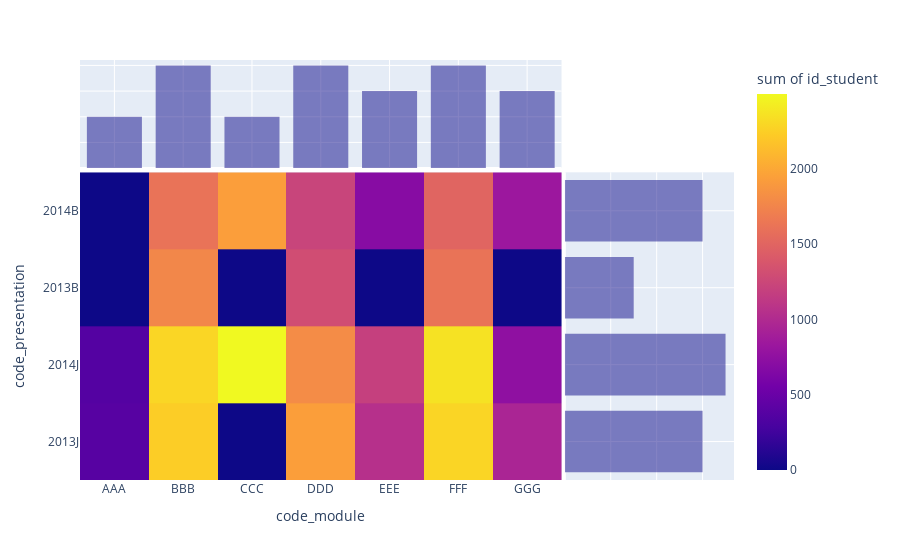

The notebook cell saved with this chart:
### Code cell
fig = px.density_heatmap(student_count_per_module, x='code_module', y='code_presentation', z='id_student', 
                         marginal_x="histogram", marginal_y="histogram")
fig.show()

### Figure 1 — Plotly figure (JSON) as saved in the notebook; plotly's stock layout.template omitted (floating-point values rounded to 4 significant figures)
{"data": [{"coloraxis": "coloraxis", "histfunc": "sum", "hovertemplate": "code_module=%{x}<br>code_presentation=%{y}<br>sum of id_student=%{z}<extra></extra>", "name": "", "type": "histogram2d", "x": ["AAA", "AAA", "BBB", "BBB", "BBB", "BBB", "CCC", "CCC", "DDD", "DDD", "DDD", "DDD", "EEE", "EEE", "EEE", "FFF", "FFF", "FFF", "FFF", "GGG", "GGG", "GGG"], "xaxis": "x", "xbingroup": "x", "y": ["2013J", "2014J", "2013B", "2013J", "2014B", "2014J", "2014B", "2014J", "2013B", "2013J", "2014B", "2014J", "2013J", "2014B", "2014J", "2013B", "2013J", "2014B", "2014J", "2013J", "2014B", "2014J"], "yaxis": "y", "ybingroup": "y", "z": [383, 365, 1767, 2237, 1613, 2292, 1936, 2498, 1303, 1938, 1228, 1803, 1052, 694, 1188, 1614, 2283, 1500, 2365, 952, 833, 749]}, {"alignmentgroup": "True", "bingroup": "x", "hovertemplate": "code_module=%{x}<br>count=%{y}<extra></extra>", "legendgroup": "", "marker": {"color": "#0d0887"}, "name": "", "offsetgroup": "", "opacity": 0.5, "showlegend": false, "type": "histogram", "x": ["AAA", "AAA", "BBB", "BBB", "BBB", "BBB", "CCC", "CCC", "DDD", "DDD", "DDD", "DDD", "EEE", "EEE", "EEE", "FFF", "FFF", "FFF", "FFF", "GGG", "GGG", "GGG"], "xaxis": "x3", "yaxis": "y3"}, {"alignmentgroup": "True", "bingroup": "y", "hovertemplate": "code_presentation=%{y}<br>count=%{x}<extra></extra>", "legendgroup": "", "marker": {"color": "#0d0887"}, "name": "", "offsetgroup": "", "opacity": 0.5, "showlegend": false, "type": "histogram", "xaxis": "x2", "y": ["2013J", "2014J", "2013B", "2013J", "2014B", "2014J", "2014B", "2014J", "2013B", "2013J", "2014B", "2014J", "2013J", "2014B", "2014J", "2013B", "2013J", "2014B", "2014J", "2013J", "2014B", "2014J"], "yaxis": "y2"}], "layout": {"barmode": "overlay", "coloraxis": {"colorbar": {"title": {"text": "sum of id_student"}}, "colorscale": [[0.0, "#0d0887"], [0.1111, "#46039f"], [0.2222, "#7201a8"], [0.3333, "#9c179e"], [0.4444, "#bd3786"], [0.5556, "#d8576b"], [0.6667, "#ed7953"], [0.7778, "#fb9f3a"], [0.8889, "#fdca26"], [1.0, "#f0f921"]]}, "legend": {"tracegroupgap": 0}, "margin": {"t": 60}, "xaxis": {"anchor": "y", "domain": [0.0, 0.7363], "title": {"text": "code_module"}}, "xaxis2": {"anchor": "y2", "domain": [0.7413, 1.0], "matches": "x2", "showgrid": true, "showline": false, "showticklabels": false, "ticks": ""}, "xaxis3": {"anchor": "y3", "domain": [0.0, 0.7363], "matches": "x", "showgrid": true, "showticklabels": false}, "xaxis4": {"anchor": "y4", "domain": [0.7413, 1.0], "matches": "x2", "showgrid": true, "showline": false, "showticklabels": false, "ticks": ""}, "yaxis": {"anchor": "x", "domain": [0.0, 0.7326], "title": {"text": "code_presentation"}}, "yaxis2": {"anchor": "x2", "domain": [0.0, 0.7326], "matches": "y", "showgrid": true, "showticklabels": false}, "yaxis3": {"anchor": "x3", "domain": [0.7426, 1.0], "matches": "y3", "showgrid": true, "showline": false, "showticklabels": false, "ticks": ""}, "yaxis4": {"anchor": "x4", "domain": [0.7426, 1.0], "matches": "y3", "showgrid": true, "showline": false, "showticklabels": false, "ticks": ""}}}
